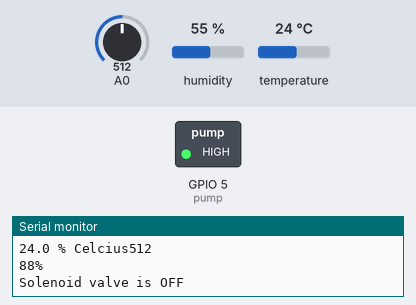
The sketch below on a simulated ESP8266 (NodeMCU). On the bench: switched loads named in the sketch (green lamp = pin HIGH), the last lines printed to the serial monitor. The inputs (shaded band) are chosen by the test bench; at power-on: A0 = 512, humidity 55 %, temperature 24 °C.

Above: at 2.8 s.
2.9 s: A0 set to 642
5.6 s: A0 set to 676
At 7.2 s:
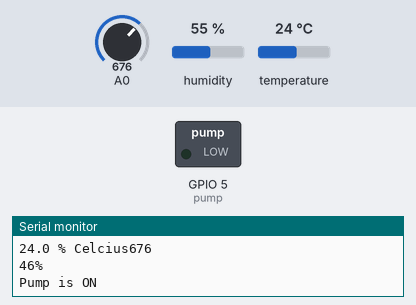
8.3 s: A0 set to 511
At 11.0 s:
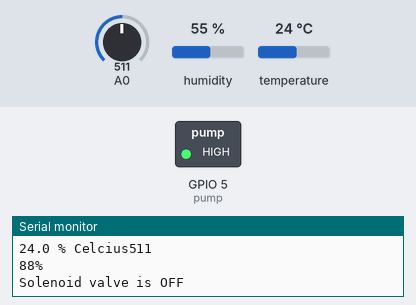
11.6 s: A0 set to 716
At 13.5 s:
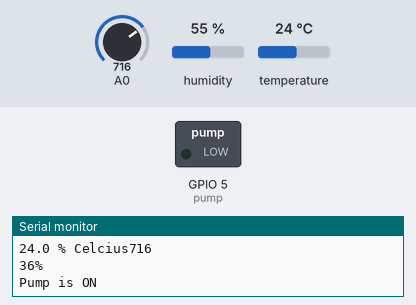
Timing chart, 0 to 15.0 s (numbered marks = the images above; inputs shaded):
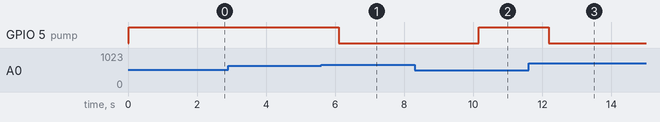

The sketch:

water_irrigation_thinger_with_pump.ino
```cpp
#define THINGER_SERIAL_DEBUG
#include "DHTStable.h"
#include <ThingerESP8266.h>
#include "arduino_secrets.h"
const int AirValue = 859;
const int WaterValue = 470;
const int pump = 5; //D1
#define DHT11_PIN       4 // D2
int soilMoistureValue = 0;
int soilmoisturepercent = 0;
ThingerESP8266 thing(USERNAME, DEVICE_ID, DEVICE_CREDENTIAL);
DHTStable DHT;

void setup() {
  // open serial for monitoring
  Serial.begin(115200);

  // set builtin led as output
  pinMode(pump, OUTPUT);

  // add WiFi credentials
  thing.add_wifi(SSID, SSID_PASSWORD);

  // digital pin control example (i.e. turning on/off a light, a relay, configuring a parameter, etc)
  // thing["led"] << digitalPin(LED_BUILTIN);

  //thing["LUX"] >> outputValue(analogRead(A0));
  thing["Moisture in % "] >> outputValue(soilmoisturepercent);
  thing["Moisture in Atmosphere % "] >> outputValue(DHT.getHumidity());
  thing["Temperature in Atmosphere % Celcius "] >> outputValue(DHT.getTemperature());
}

void loop() {
 thing.handle();
  int chk = DHT.read11(DHT11_PIN);
  // DISPLAY DATA
  Serial.print("Atmosphere Humidity is = ");
  Serial.print(DHT.getHumidity(), 1);
  Serial.print(" %");
  Serial.println("Atmosphere Temperature is = ");
  Serial.print(DHT.getTemperature(), 1);
  Serial.print(" % Celcius");
  soilMoistureValue = analogRead(A0);
  Serial.println(soilMoistureValue);
  soilmoisturepercent = map(soilMoistureValue, AirValue, WaterValue, 0, 100);
  if (soilmoisturepercent >= 100)
  {
    Serial.println("100 %");
  }
  else if (soilmoisturepercent <= 0)
  {
    Serial.println("0 %");
  }
  else if (soilmoisturepercent > 0 && soilmoisturepercent < 100)
  {
    Serial.print(soilmoisturepercent);
    Serial.println("%");
  }
  if (soilmoisturepercent <= 50)
  {
    digitalWrite(pump, LOW);
    Serial.println("Pump is ON");
    thing["Pump Status"] >> outputValue("Solenoid valve is ON");
  }
  else
  {
     digitalWrite(pump, HIGH);
     Serial.println("Solenoid valve is OFF");
     thing["Pump Status"] >> outputValue("Pump is OFF");
  }
  delay(2000);
}
```

arduino_secrets.h
```cpp
#define USERNAME "Boaz"
#define DEVICE_ID "BoazNodeMCU"
#define DEVICE_CREDENTIAL "32Wnd2$Lv5Dw!p3g"

#define SSID "Nissi Herbal Store | W Fresh RO"
#define SSID_PASSWORD "nhswfro@14608"
```

Measured:
- the behaviour switches between 658 and 659 on A0 (found by bisection; images 0 and 1)
- after the input at 5.6 s, GPIO 5 (pump): HIGH → LOW after 0.51 s
- after the input at 8.3 s, GPIO 5 (pump): LOW → HIGH after 1.9 s
- after the input at 11.6 s, GPIO 5 (pump): HIGH → LOW after 0.59 s
